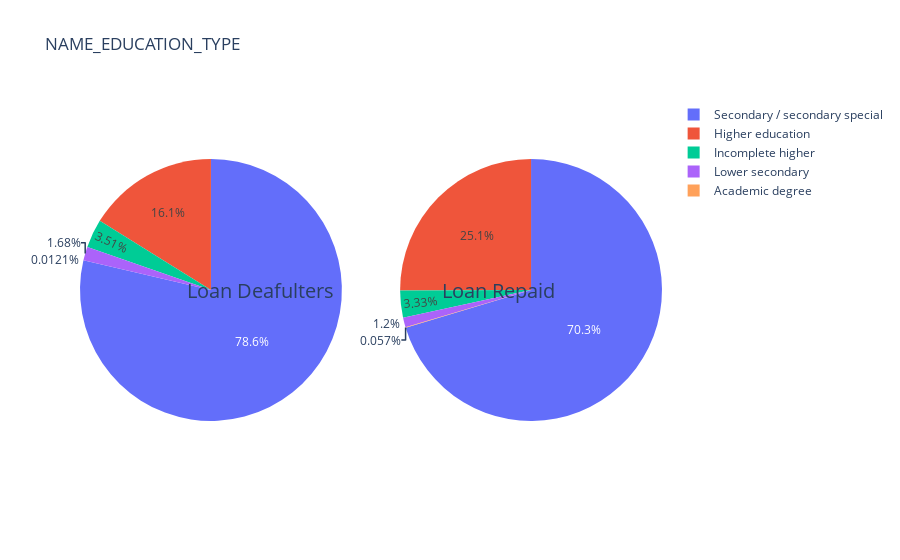

Source (notebook cell):
### Code cell
pie_chart('NAME_EDUCATION_TYPE')

### Figure 1 — Plotly figure (JSON) as saved in the notebook; plotly's stock layout.template omitted (floating-point values rounded to 4 significant figures)
{"data": [{"domain": {"x": [0, 0.45], "y": [0, 1]}, "labels": ["Secondary / secondary special", "Higher education", "Incomplete higher", "Lower secondary", "Academic degree"], "textfont": {"size": 12}, "type": "pie", "values": [19524, 4009, 872, 417, 3]}, {"domain": {"x": [0.55, 1], "y": [0, 1]}, "labels": ["Secondary / secondary special", "Higher education", "Incomplete higher", "Lower secondary", "Academic degree"], "textfont": {"size": 12}, "type": "pie", "values": [198865, 70853, 9404, 3399, 161]}], "layout": {"annotations": [{"font": {"size": 20}, "showarrow": false, "text": "Loan Deafulters", "x": 0.18, "y": 0.5}, {"font": {"size": 20}, "showarrow": false, "text": "Loan Repaid", "x": 0.82, "y": 0.5}], "title": {"text": "NAME_EDUCATION_TYPE"}}}
